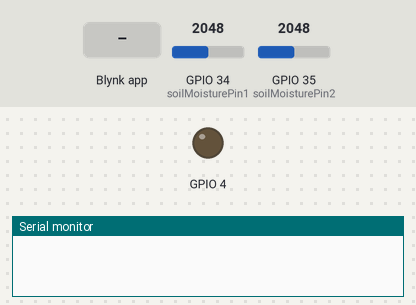
The program below on a simulated ESP32. Shown: output pins drawn as LEDs (lit = HIGH), the last lines printed to the serial monitor. The test bench sets the inputs (shaded band); at power-on: GPIO 34 (soilMoisturePin1) = 2048, GPIO 35 (soilMoisturePin2) = 2048. WiFi joins after 1.5 s; servers stay silent unless stated.

Above: at 3.0 s.
3.1 s: Blynk app writes 1 to V4
At 3.7 s:
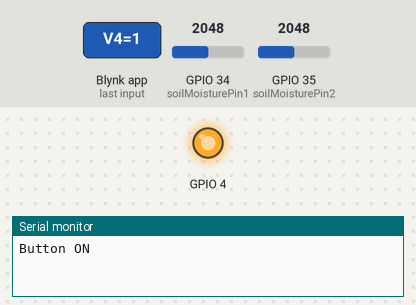
4.6 s: Blynk app writes 0 to V4
At 4.9 s:
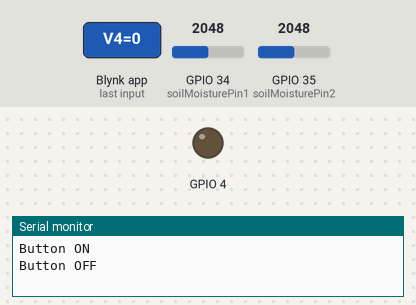
6.1 s: Blynk app writes 200 to V4
At 7.2 s:
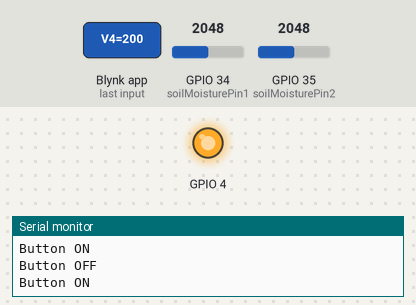
Timing chart, 0 to 9.1 s (numbered marks = the images above; inputs shaded):
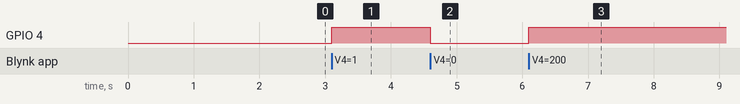

The program:

main.cpp
```cpp
#define BLYNK_PRINT Serial
#define BLYNK_TEMPLATE_ID "TMPL45sRQ_T41"
#define BLYNK_TEMPLATE_NAME "ASSIST"
#define BLYNK_AUTH_TOKEN "3TBu1BrlTtNW7ZniYHa89NI-iALbuDk_"
#include <WiFi.h>
#include <WiFiClient.h>
#include <BlynkSimpleEsp32.h>

char auth[] = "3TBu1BrlTtNW7ZniYHa89NI-iALbuDk_";
char ssid[] = "Triade";
char pass[] = "TriadeWell";

BlynkTimer timer;

int soilMoisturePin1 = 34;  // Аналоговый пин для первого датчика влажности почвы
int soilMoisturePin2 = 35;  // Аналоговый пин для второго датчика влажности почвы

bool buttonState = false;

// Функция для чтения данных с датчиков влажности
void sendSensorData() {
  if (buttonState) {  // Проверка состояния кнопки
    int soilMoistureValue1 = analogRead(soilMoisturePin1);
    float voltage1 = soilMoistureValue1 * (3.3 / 4095.0);
    int moisturePercent1 = map(soilMoistureValue1, 0, 4095, 0, 100);

    int soilMoistureValue2 = analogRead(soilMoisturePin2);
    float voltage2 = soilMoistureValue2 * (3.3 / 4095.0);
    int moisturePercent2 = map(soilMoistureValue2, 0, 4095, 0, 100);

    Blynk.virtualWrite(V1, moisturePercent1);  // Отправка данных первого датчика на виртуальный пин V1
    Blynk.virtualWrite(V2, moisturePercent2);  // Отправка данных второго датчика на виртуальный пин V2
  }
}

// Функция для обработки нажатия виртуальной кнопки
BLYNK_WRITE(V4) {
  buttonState = param.asInt();
  if (buttonState) {
    digitalWrite(4, HIGH);  // Включение реле
    Serial.println("Button ON");
  } else {
    digitalWrite(4, LOW);  // Выключение реле
    Serial.println("Button OFF");
  }
}

void setup() {
  Serial.begin(9600);
  Blynk.begin(auth, ssid, pass);
  pinMode(4, OUTPUT);  // Настройка 4-го пина как выход
  digitalWrite(4, LOW);  // Изначально реле выключено
  timer.setInterval(1000L, sendSensorData);  // Отправка данных каждую секунду
}

void loop() {
  Blynk.run();
  timer.run();
}
```

Measured:
- after the input at 3.1 s, GPIO 4: LOW → HIGH at once
- after the input at 4.6 s, GPIO 4: HIGH → LOW at once
- after the input at 6.1 s, GPIO 4: LOW → HIGH at once
